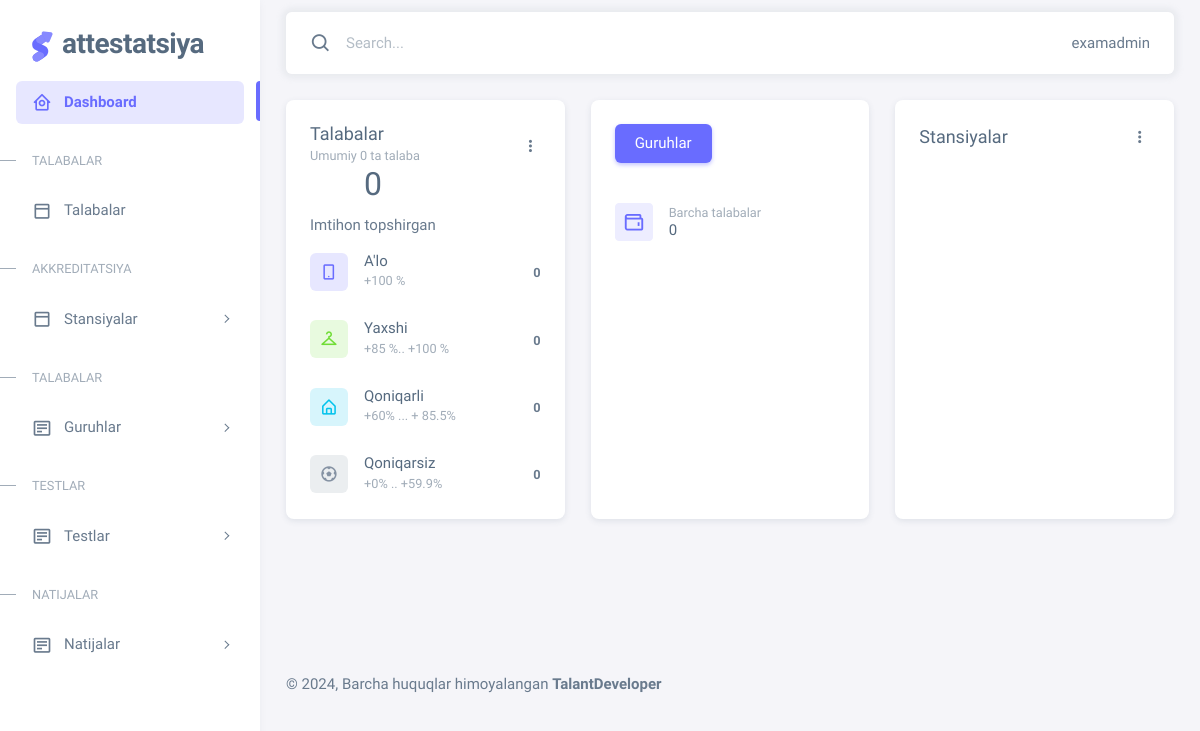
Page / (signed in) on the earlier database version.
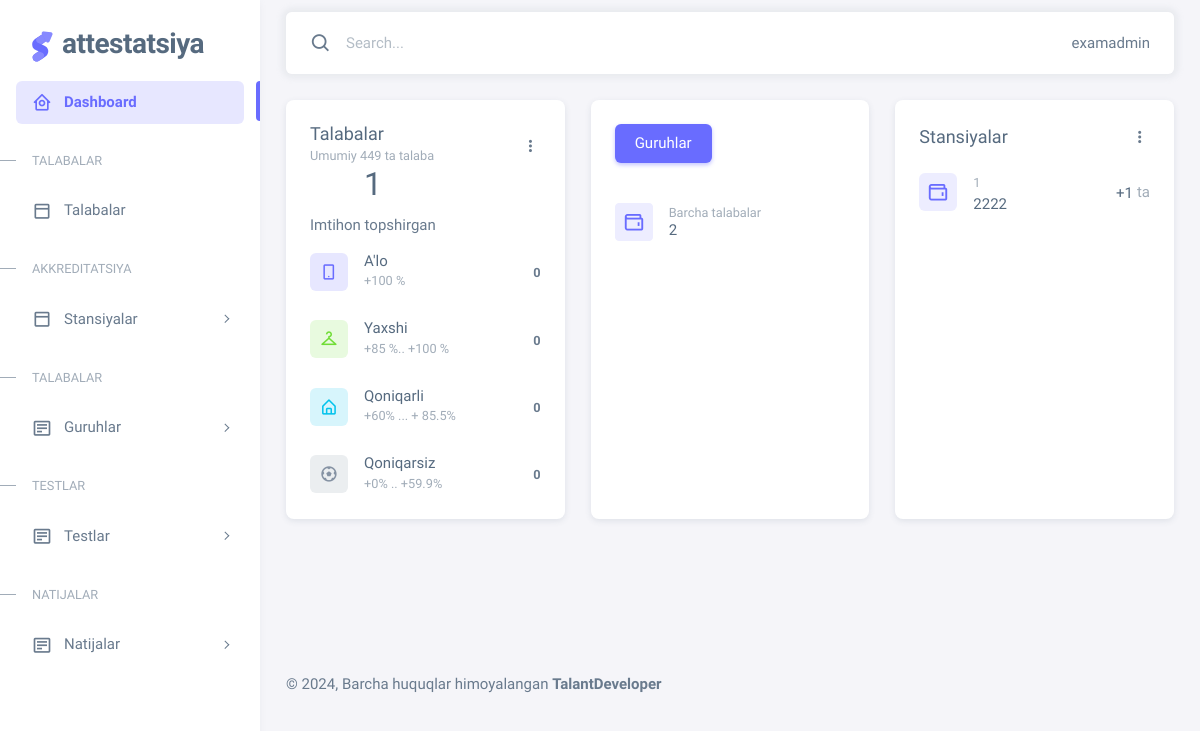
Same page on the later database version.
### station/models.py (models this page shows, shortened)
class Station(models.Model):
    name = models.CharField(max_length=255, verbose_name="Name")
    titles = models.ManyToManyField(Title, verbose_name="Titles", null=True, blank=True)

### main/views.py (the view)
# urls.py: path('', views.welcome, name='welcome'),
@login_required
def welcome(request):
    context = get_context(request)
    generals = context['generals']
    hour_pirsent = [student for student in generals if student.student == 100.0]
    eyti_pirsent = [student for student in generals if student.result_sum > 85 and student.result_sum < 100.0]
    six_pirsent = [student for student in generals if student.exam.result > 60 and student.exam.result < 85.1]
    pass_pirsent = [student for student in generals if student.exam.result < 60.0]
    context['hour_pirsent'] = hour_pirsent
    context['eyti_pirsent'] = eyti_pirsent
    context['six_pirsent'] = six_pirsent
    context['pass_pirsent'] = pass_pirsent
    return render(request, 'main/welcome.html', context)

### main/function.py (called while the page is built)
def get_context(request):
    students = Student.objects.all()
    groups = Group.objects.all()
    stations = Station.objects.all()
    exams = Exam.objects.all()
    result_tests = ResultTest.objects.all()
    generals = General.objects.all()
    context = {
        'students': students,
        'groups': groups,
        'stations': stations,
        'exams': exams,
        'result_tests': result_tests,
        'generals': generals,
    }
    return context

### templates/main/welcome.html (shortened to what the changed rows need)
{% extends 'base.html' %}
{% load static %}
{% block content %}
    <div class="content-wrapper">
        <div class="container-xxl flex-grow-1 container-p-y">
            <div class="row">
                <div class="col-md-6 col-lg-4 col-xl-4 order-0 mb-4">
                    <div class="card h-100">
                        <div class="card-header d-flex align-items-center justify-content-between pb-0">
                            <div class="card-title mb-0">
                                <h5 class="m-0 me-2">Talabalar</h5>
                                <small class="text-muted">Umumiy {{ students|length }} ta talaba</small>
                            </div>
                        </div>
                        <div class="card-body">
                            <div class="d-flex justify-content-between align-items-center mb-3">
                                <div class="d-flex flex-column align-items-center gap-1">
                                    <h2 class="mb-2">{{ generals|length }}</h2>
                                    <span>Imtihon topshirgan</span>
                                </div>
                            </div>
                        </div>
                    </div>
                </div>
                <div class="col-md-6 col-lg-4 order-1 mb-4">
                    <div class="card h-100">
                        <div class="card-body px-0">
                            <div class="tab-content p-0">
                                <div class="tab-pane fade show active" id="navs-tabs-line-card-income" role="tabpanel">
                                    <div class="d-flex p-4 pt-3">
                                        <div>
                                            <div class="d-flex align-items-center">
                                                <h6 class="mb-0 me-1">{{ groups|length }}</h6>
                                            </div>
                                        </div>
                                    </div>
                                </div>
                            </div>
                        </div>
                    </div>
                </div>
                <div class="col-md-6 col-lg-4 order-2 mb-4">
                    <div class="card h-100">
                        <div class="card-body">
                            <ul class="p-0 m-0">
                                {% for station in stations %}
                                    <li class="d-flex mb-4 pb-1">
                                        <div class="avatar flex-shrink-0 me-3">
                                            <img src="{% static 'img/icons/unicons/wallet.png' %}" alt="User"
                                                 class="rounded"/>
                                        </div>
                                        <div class="d-flex w-100 flex-wrap align-items-center justify-content-between gap-2">
                                            <div class="me-2">
                                                <small class="text-muted d-block mb-1">{{ station.id }}</small>
                                                <h6 class="mb-0">{{ station.name }}</h6>
                                            </div>
                                            <div class="user-progress d-flex align-items-center gap-1">
                                                <h6 class="mb-0"> +{{ station.titles.all|length }}</h6>
                                                <span class="text-muted"> ta </span>
                                            </div>
                                        </div>
                                    </li>
                                {% endfor %}
                            </ul>
                        </div>
                    </div>
                </div>
            </div>
        </div>
    </div>
{% endblock %}

Differences in the rows shown:
added Station: id "1", name "2222", titles.all|length "1"
Other differences:
{{ students|length }}: "0" → "449"
{{ generals|length }}: "0" → "1"
{{ groups|length }}: "0" → "2"
